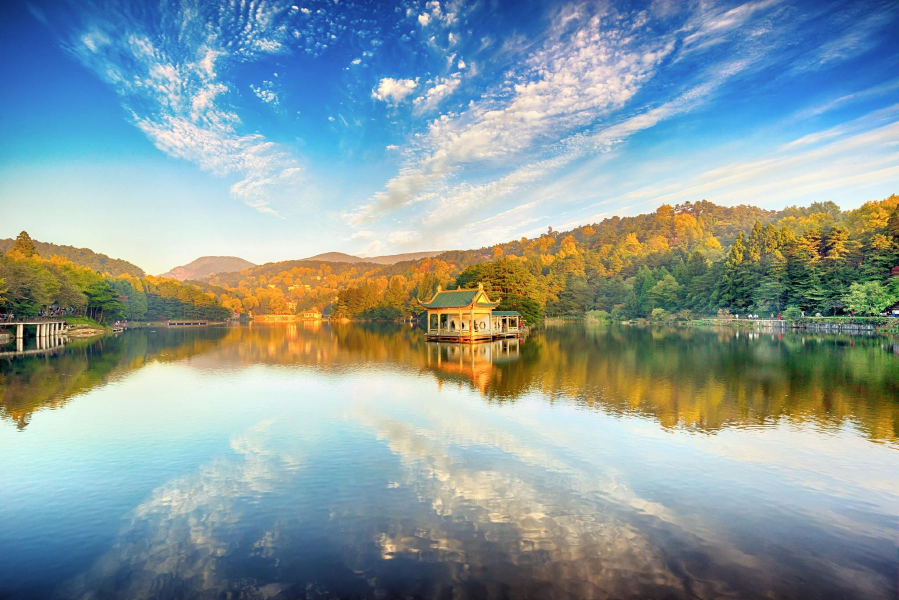
#> input picture learn_demo/image/view.jpg, 1797 x 1200 px (shown at 1/2 size)
$ python '透射变换.py'
#> lines starting #> are read from the running program, lines starting #| are printed output that depends on the picture
import cv2 as cv
import numpy as np
import matplotlib.pyplot as plt

img = cv.imread("./image/view.jpg")
#> img is the input picture: shape (1200, 1797, 3); mean B, G, R 158.3, 157.1, 138.8

rows, cols = img.shape[:2]
#> rows = 1200; cols = 1797

pst1 = np.float32([[56,65],[368,95],[28,387],[389,390]])
pst2 = np.float32([[100,145],[300,100],[80,290],[310,300]])

T = cv.getPerspectiveTransform(pst1,pst2)

res = cv.warpPerspective(img, T, (cols, rows))
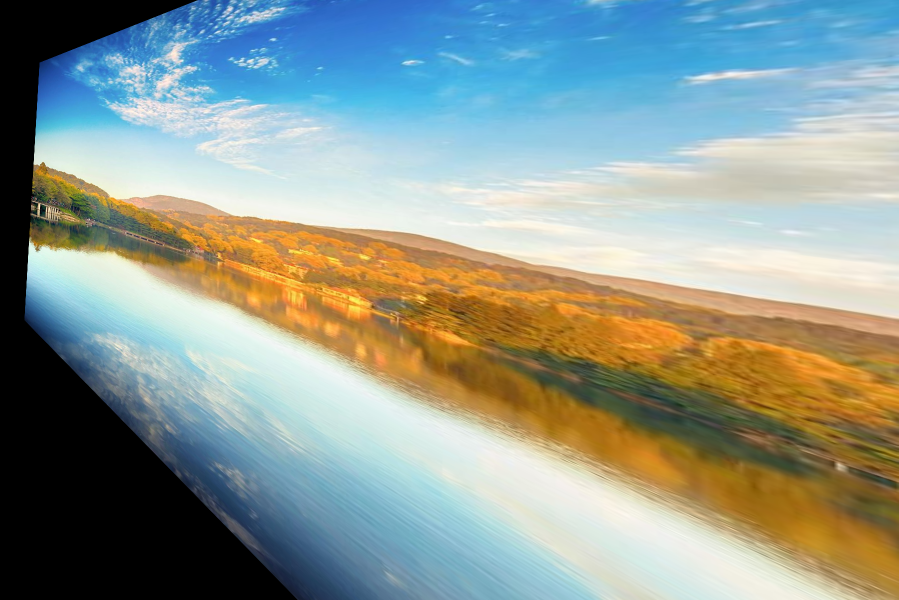
#> res: shape (1200, 1797, 3) (shown at 1/2 size); mean B, G, R 145.5, 153.5, 142.5

plt.imshow(res[:,:,::-1])
plt.show()

$ run again, with learn_demo/image/face.jpg copied over learn_demo/image/view.jpg
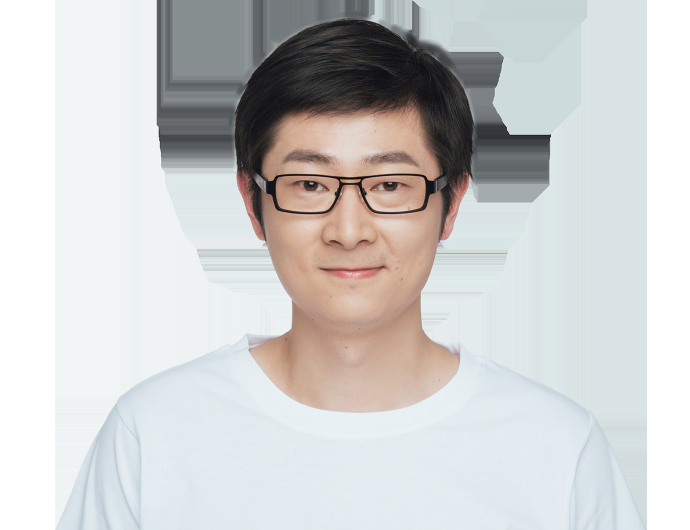
#> input picture learn_demo/image/face.jpg, 1380 x 1060 px (shown at 1/2 size)
#> img is the input picture: shape (1060, 1380, 3); mean B, G, R 205.3, 205.9, 205.5
#> `res = cv.warpPerspective(img, T, (cols, rows))`:
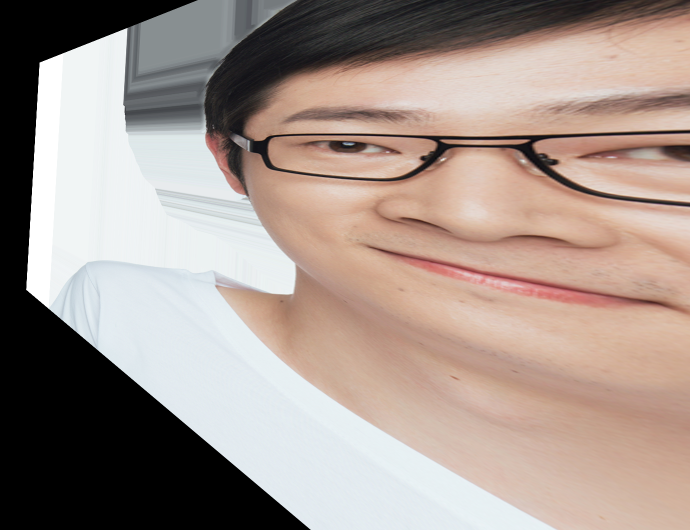
#> res: shape (1060, 1380, 3) (shown at 1/2 size); mean B, G, R 140.7, 148.5, 163.8
